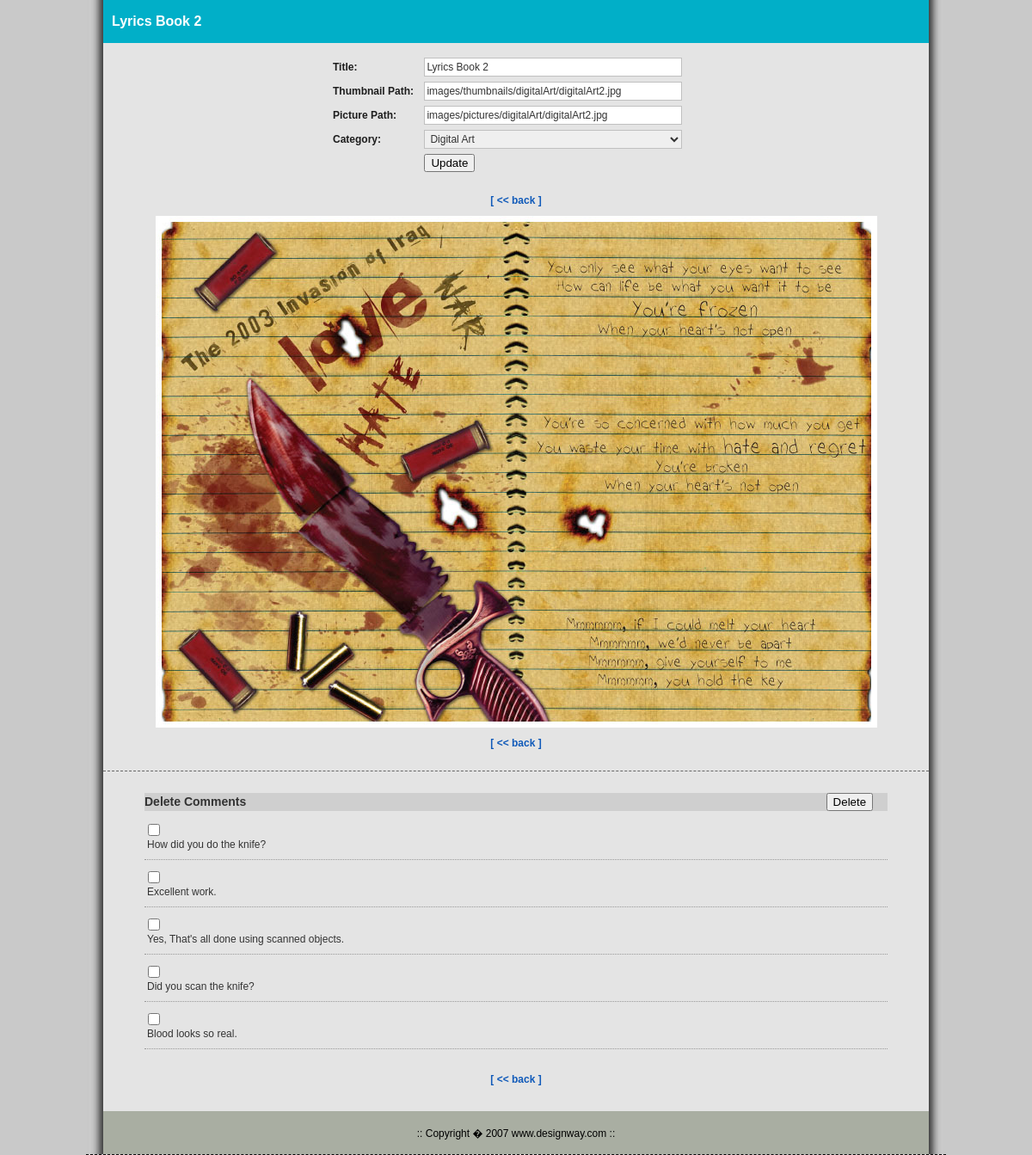
The app's page /art-gallery/admin_editComment.php?sectionID=2&imageID=2 (signed in) with its own data.
### tables this page shows
CREATE TABLE `image` (
  `image_id` int NOT NULL,
  `title` varchar(50) NOT NULL,
  `thumbnail` varchar(200) NOT NULL,
  `picture` varchar(200) NOT NULL,
  `views` int NOT NULL,
  `cat_id` int NOT NULL
);

CREATE TABLE `comments` (
  `comment_id` int NOT NULL,
  `image_id` int NOT NULL,
  `comment` text NOT NULL
);

### art-gallery/admin_editComment.php (the view, shortened to what this page needs)
<?php
if (isset($_COOKIE['loginGallery']) && $_COOKIE['loginGallery'] == true) {
?>
  <html>
  <head>
    <link href="style.css" rel="stylesheet" type="text/css">
  </head>
  <body leftmargin="0" topmargin="0" marginwidth="0" marginheight="0">
    <table width="1000" border="0" align="center" cellpadding="0" cellspacing="0" id="Table_01" class="footerBox">
      <tr>
        <td width="20" background="images/gallery_01.jpg"></td>
        <td width="960" align="center" valign="top" bgcolor="#E4E4E4">
          <table width="100%" border="0" cellspacing="0" cellpadding="0">
            <tr>
              <td height="50" bgcolor="#01AFC8">
                <?php
                include 'partials/db-connect.php';
                $sectionID = htmlspecialchars($_GET['sectionID'], ENT_QUOTES);
                $imageID = htmlspecialchars($_GET['imageID'], ENT_QUOTES);
                $query = $db->prepare("SELECT title, thumbnail, picture, cat_id FROM image WHERE image_id = ?");
                $query->bind_param('s', $imageID);
                $query->execute();
                $query->bind_result($title, $thumbnail, $picture, $cat_id);
                $redirectLink = "admin_editComment.php?sectionID=$sectionID&imageID=$imageID";
                echo ("<span class=\"tableHead\">$title</span>");
                ?>
              </td>
            </tr>
            <tr>
              <td width="100%" align="center" valign="middle" class="backLink">
                <?php
                echo ("
                          <form method=\"post\" action=\"admin_imageUpdate.php\">
                          <input type=\"hidden\" id=\"imageID\" name=\"imageID\" value=\"$imageID\" />
                          <input type=\"hidden\" id=\"redirectLink\" name=\"redirectLink\" value=\"$redirectLink\" />
                          <br/>
                          <table width=\"45%\" border=\"0\" cellspacing=\"0\" cellpadding=\"3\" class=\"updateText\">
                            <tr>
                              <td valign=\"middle\">Title:</td>
                              <td valign=\"middle\"><input name=\"title\" type=\"text\" id=\"title\" value=\"$title\" class=\"updateTextfield\"></td>
                            </tr>
                            <tr>
                              <td valign=\"middle\">Thumbnail Path:</td>
                              <td valign=\"middle\"><input type=\"text\" name=\"thumbnail\" id=\"thumbnail\" value=\"$thumbnail\" class=\"updateTextfield\"></td>
                            </tr>
                            <tr>
                              <td valign=\"middle\">Picture Path:</td>
                              <td valign=\"middle\"><input type=\"text\" name=\"picture\" id=\"picture\" value=\"$picture\" class=\"updateTextfield\"></td>
                            </tr>
                            <tr>
                              <td valign=\"middle\">Category:</td>
                              <td valign=\"middle\">
                        ");
                if ($cat_id == 1) {
                  echo ("<select name=\"cat_id\" id=\"cat_id\" class=\"updateTextfield\">
                                  <option value=\"1\" selected=\"selected\">Digital Art</option>
                                  <option value=\"2\">Fine Art</option>
                                </select>
                              ");
                }
                echo ("
                              </td>
                            </tr>
                            <tr>
                              <td valign=\"middle\"></td>
                              <td valign=\"middle\"><input type=\"submit\" name=\"Update\" id=\"Update\" value=\"Update\"></td>
                            </tr>
                          </table>
                          </form>
                      ");
                ?>
                <?php
                echo ("[ <a href=\"admin_index.php?sectionID=$sectionID\" class=\"backLink\"><< back</a> ]<br/>");
                echo ("<img src=\"$picture\" alt=\"\" border=\"0\" /><br />");
                echo ("[ <a href=\"admin_index.php?sectionID=$sectionID\" class=\"backLink\"><< back</a> ]");
                echo ("<br /><br /><font style=\"font-size:10px\"><br /></font>");
                ?>
              </td>
            </tr>
            <tr>
              <td width="100%" align="center" valign="middle" style="border:dashed; border-color:#666666; border-width:0px; border-top-width:1px;">
                <form method="post" action="admin_deleteComment.php">
                  <table width="90%" border="0" cellspacing="0" cellpadding="0">
                    <tr>
                      <td class="comments">
                        <div style="background-color:#CFCFCF;"><span class="commentsTitle">Delete Comments</span>
                          <span style="padding-left:671px">
                            <input type="submit" name="delComment" id="button" value="Delete"></span>
                        </div>
                        <?php
                        $query = $db->prepare("SELECT comment_id, comment FROM comments WHERE image_id = ? ORDER BY comment_id ASC");
                        $query->bind_param("s", $imageID);
                        $query->execute();
                        $result = $query->get_result();
                        $numRecords = $result->num_rows;
                        while ($row = $result->fetch_assoc()) {
                          $dbComment = $row["comment"];
                          $dbComment_ID = $row["comment_id"];
                          echo ("<input name=\"commentSel[]\" type=\"checkbox\" value=\"$dbComment_ID\" class=\"checkbox\"/>");
                          echo ("<div style=\"padding-left:3px\">$dbComment</div>");
                          echo ("<hr class=\"lineBreak\"/>");
                          if (--$numRecords == 0) {
                            echo ("<center><span class=\"backLink\">[ <a href=\"admin_index.php?sectionID=$sectionID\" class=\"backLink\"><< back</a> ]</span></center><br />");
                          }
                        }
                        ?>
                      </td>
                    </tr>
                  </table>
                </form>
              </td>
            </tr>
            <tr>
              <td height="50" align="center" valign="middle" bgcolor="#A9AEA2"><span class="footer">:: Copyright � 2007
                  www.designway.com ::</span></td>
            </tr>
          </table>
        </td>
        <td width="20" background="images/gallery_03.jpg"></td>
      </tr>
    </table>
  </body>
  </html>
<?php
} else {
  header("Location: admin.php");
}
?>

### art-gallery/style.css (style rules this page uses)
body { background-color: #C9C9C9; }
.backLink { color: #105AB9; font-family: Arial, Helvetica, sans-serif; font-size: 12px; font-weight: bold; }
a.backLink:link { color: #105AB9; text-decoration: none; }
.tableHead { color: #FFFFFF; font-family: Arial, Helvetica, sans-serif; padding-top: 0px; padding-right: 0px; padding-bottom: 0px; padding-left: 10px; font-weight: bold; }
.commentsTitle { color: #333333; font-family: Arial, Helvetica, sans-serif; font-size: 14px; font-weight: bold; }
.comments { color: #333333; font-family: Arial, Helvetica, sans-serif; font-size: 12px; font-weight: normal; }
.lineBreak { margin-top: 10px; margin-bottom: 10px; border: 0px; border-top: 1px dotted #999; }
.footer { font-family: Arial, Helvetica, sans-serif; font-size: 12px; color: #000000; }
.checkbox { width: 14px; height: 14px; }
.updateTextfield { color: #333333; width: 300px; height: 22px; font-size: 12px; font-family: Arial, Helvetica, sans-serif; border-style: solid; border-width: 1px; border-color: #c0c0c0; font-weight: normal; padding: 2px; }
.updateText { color: #1D1D1D; font-family: Arial, Helvetica, sans-serif; font-size: 12px; font-weight: bold; }
.footerBox { border-width: 0px; border-bottom-width: 1px; border-style: dashed; border-color: #000000; }

### records on screen
image: title "Lyrics Book 2", thumbnail "images/thumbnails/digitalArt/digitalArt2.jpg", picture "images/pictures/digitalArt/digitalArt2.jpg", picture (picture)
comments: comment "How did you do the knife?"
comments: comment "Excellent work."
comments: comment "Yes, That's all done using scanned objects."
comments: comment "Did you scan the knife?"
comments: comment "Blood looks so real."
